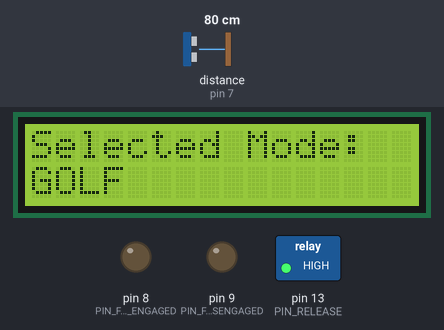
A sketch run on a simulated Arduino Uno, built with avr-gcc and run on an emulated ATmega328P. Shown: 16×2 character LCD, switched loads named in the sketch (green lamp = pin HIGH), output pins drawn as LEDs (lit = HIGH). The inputs (shaded band) are chosen by the test bench; at power-on: distance to the obstacle (sensor on pin 7) 80 cm. The echo pulse lasts 58.3 µs per cm; random numbers use the default seed unless the sketch sets one; EEPROM starts erased; pins used as bus, display or sensor lines are not drawn.

Above: at 3.2 s.
At 7.0 s:
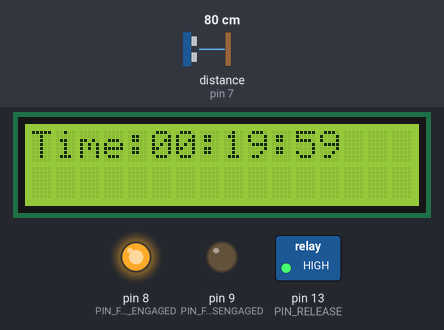
7.1 s: distance to the obstacle (sensor on pin 7) set to 12 cm
8.7 s: distance to the obstacle (sensor on pin 7) set to 9 cm
At 10.1 s:
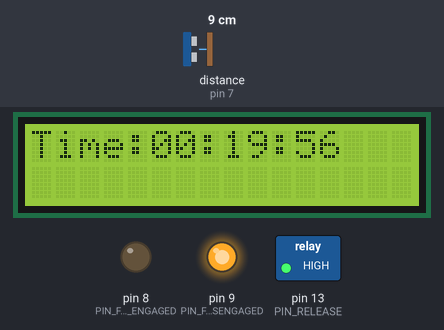
Timing chart, 0 to 11.7 s (numbered marks = the images above; inputs shaded):
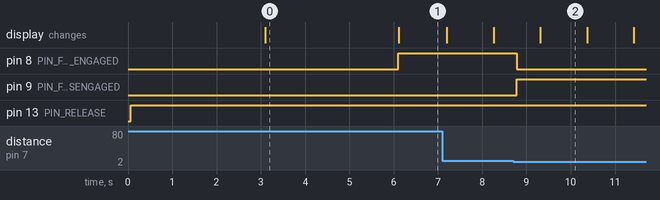

Measured:
- the behaviour switches between 11 and 10 cm on distance to the obstacle (sensor on pin 7) (found by bisection; images 1 and 2)
- after the input at 8.7 s, pin 8 (PIN_FEEDBACK_ENGAGED): HIGH → LOW after 0.08 s; pin 9 (PIN_FEEDBACK_DISENGAGED): LOW → HIGH after 0.08 s
- what the display in image 0 shows lasts 3.0 s, from 3.1 s to 6.1 s
- what the display in image 2 shows lasts 1.1 s, from 9.3 s to 10.4 s

The sketch:

Trainer_multi_test_Fixed.ino.ino
```cpp
#include <LiquidCrystal.h>
#include <stdarg.h>
#include <EEPROM.h>
//The-Random-User1

//Session Settings
//==================================================

//universal settings
static const uint32_t ENGAGED_DISTANCE=9; //in aprox cm
static const int32_t SESSION_TIME=1200L; //session time In Seconds (for modes that end on a timer)
static const int32_t SAFETY_SESSION_TIME=3600L; //max safe session time.
static const bool STROKE_ON_FORWARD=false; //does a stroke count as going forward or backward?

//mode-specific settings
static const uint32_t STOPWATCH_MODE_TOTAL_ENGAGE_TIME_TARGET=500L; //the total amount of time in seconds you intend on needing to engage.
static const uint32_t COUNTING_MODE_TOTAL_STROKES_TARGET=200L;      //the total number of strokes to complete.
static const bool GOLF_MODE_SHOW_SCORE=false;


//===================================================


//bt-device API
void bt_release_key();
uint32_t bt_measure_distance();
bool bt_check_engaged(uint32_t distance);
bool bt_measure_engaged_strict(bool& is_engaged);
bool bt_detect_stroke(bool is_engaged);

void bt_set_feedback(bool engaged);
struct bt_HoursMinutesSeconds{
  int h,m,s;
  bt_HoursMinutesSeconds(int32_t ms);
};
int32_t bt_session_timer();
bool bt_safety_check();
bool bt_lcd_printf(int row,const char* fmt,...);


LiquidCrystal lcd(12, 11, 5, 4, 3, 2);

//modes
void run_stopwatch_mode()
{
    const int32_t engaged_time_initial=STOPWATCH_MODE_TOTAL_ENGAGE_TIME_TARGET*1000L; //10 minutes; (TODO, config)
    const int32_t time_slice=100;
    int32_t engaged_time_left=engaged_time_initial;

    while(engaged_time_left > 0)
    {
    if(!bt_safety_check()) return;

        bool is_engaged;
    if(!bt_measure_engaged_strict(is_engaged)) { continue; } //if we're not certain about the engagement, start over the loop until we are..

    bt_set_feedback(is_engaged);

        if(is_engaged)
        {
            engaged_time_left-=time_slice;
        }

        lcd.clear();
        bt_lcd_printf(0,"%s","Time Left:");
    bt_HoursMinutesSeconds hms(engaged_time_left);
        bt_lcd_printf(1,"%02d:%02d:%02d",hms.h,hms.m,hms.s);

        delay(time_slice);
    }
}
void run_counting_mode()
{
  const int32_t session_strokes_expected=COUNTING_MODE_TOTAL_STROKES_TARGET;
    const int32_t time_slice=100;
    int32_t strokes_so_far=0;

    while(strokes_so_far < session_strokes_expected)
    {
    if(!bt_safety_check()) return;

    bool is_engaged;
    if(!bt_measure_engaged_strict(is_engaged)) { continue; }

    bt_set_feedback(is_engaged);

    if(bt_detect_stroke(is_engaged))
    {
      strokes_so_far++;
    }

        lcd.clear();
        bt_lcd_printf(0,"Strokes:");
    bt_lcd_printf(1,"%ld/%ld",strokes_so_far,session_strokes_expected);

    delay(time_slice);
    }
}
void run_golf_mode()
{
  const int32_t session_time_initial=SESSION_TIME*1000L;
    const int32_t time_slice=100;
    int32_t session_time_left=session_time_initial;
  uint32_t current_score=0;

    while(session_time_left > 0)
    {
    if(!bt_safety_check()) return;

        uint32_t score=bt_measure_distance();
        bool is_engaged=bt_check_engaged(score);

    current_score+=score;
        session_time_left-=time_slice;

        bt_set_feedback(is_engaged);

    lcd.clear();
    bt_HoursMinutesSeconds hms(session_time_left);
        bt_lcd_printf(0,"Time:%02d:%02d:%02d",hms.h,hms.m,hms.s);
    if(GOLF_MODE_SHOW_SCORE)
        {
      uint32_t tscore=current_score*time_slice/1000UL;
      bt_lcd_printf(1,"Score:%lu",tscore);
    }

    delay(time_slice);
    }

  lcd.clear();
  bt_lcd_printf(0,"Final Score:");
  current_score*=time_slice;
  current_score/=1000;
  bt_lcd_printf(1,"%ld",current_score);
  delay(4000);
}

typedef void (*mode_func)();
struct mode_info_t{
    const char* name;
    const char* short_name;
    mode_func run_func;
};

mode_info_t modes[]={
    {"Stopwatch Mode","STOPWATCH",run_stopwatch_mode},
    {"Counting Mode","COUNTING",run_counting_mode},
    {"Golf Mode","GOLF",run_golf_mode}
};
static const unsigned int NUM_MODES=1+sizeof(modes)/sizeof(mode_info_t); //random+fixed modes

#define PIN_TRIG 6
#define PIN_ECHO 7
#define PIN_FEEDBACK_ENGAGED 8
#define PIN_FEEDBACK_DISENGAGED 9
#define PIN_RELEASE 13

#define ROTATE_MODE_TIME_LIMIT 3000

#define RANDSEED_ADDRESS 4
#define NEXT_MODE_ADDRESS 8

void setup_random();
//======================================================================
void setup() {
    lcd.begin(16, 2);
    // you can now interact with the LCD, e.g.:
    Serial.begin(9600);
    pinMode(PIN_TRIG, OUTPUT);
    pinMode(PIN_ECHO, INPUT);
    pinMode (PIN_FEEDBACK_DISENGAGED, OUTPUT);
    pinMode (PIN_FEEDBACK_ENGAGED, OUTPUT);
    pinMode (PIN_RELEASE, OUTPUT);
    digitalWrite(PIN_RELEASE, HIGH);

    uint32_t mode_select;
  EEPROM.get(NEXT_MODE_ADDRESS,mode_select);
  mode_select %= (uint32_t)NUM_MODES;
  EEPROM.put(NEXT_MODE_ADDRESS,mode_select+1);

  bool is_random_mode= (mode_select==(NUM_MODES-1));
  if(is_random_mode)
  {
    lcd.clear();
    bt_lcd_printf(0,"Selected Mode:");
    bt_lcd_printf(1,"RANDOM");
    delay(ROTATE_MODE_TIME_LIMIT);
    setup_random();
    EEPROM.put(NEXT_MODE_ADDRESS,mode_select); //write back the selection "random" so it stays there.
    mode_select=random(NUM_MODES-1);
  }

    mode_info_t* cur_mode=&modes[mode_select];

    lcd.clear();
    bt_lcd_printf(0,"Selected Mode:");
    bt_lcd_printf(1,"%s",cur_mode->short_name);
    delay(ROTATE_MODE_TIME_LIMIT);

  if(!is_random_mode)
  {
    EEPROM.put(NEXT_MODE_ADDRESS,mode_select);
  }

  bt_session_timer();
    cur_mode->run_func();
}
//======================================================================
void loop() {
    bt_release_key();
    lcd.clear();
    bt_lcd_printf(0,"%s","RELEASED!");
    delay(1000);
}

void setup_random() //correctly initialize PRNG
{
  randomSeed(analogRead(0));
  int32_t cur_entropy=random(INT32_MAX);
  int32_t prev_entropy;
  EEPROM.get(RANDSEED_ADDRESS,prev_entropy);
  prev_entropy ^= cur_entropy;
  randomSeed(prev_entropy);
  int32_t next_seed=random(INT32_MAX);
  EEPROM.put(RANDSEED_ADDRESS,next_seed);
}

//low level interface
uint32_t bt_measure_distance(){
    // Start a new measurement:
    digitalWrite(PIN_TRIG, LOW);
    delayMicroseconds(2);
    digitalWrite(PIN_TRIG, HIGH);
    delayMicroseconds(10);
    digitalWrite(PIN_TRIG, LOW);
    uint32_t reading=pulseIn(PIN_ECHO, HIGH);
    reading*=35; //approximately 34/2000 ~= 35/2048
    reading>>=11;
    return reading;
}

bool bt_measure_engaged_strict(bool& is_engaged){
  const unsigned int num_strict_tests=8;
  bool target=bt_check_engaged(bt_measure_distance());
  for(unsigned int i=0;i<(num_strict_tests-1);i++)
  {
    if(bt_check_engaged(bt_measure_distance()) != target) return false;
  }
  is_engaged=target;
  return true;
}

void bt_release_key()
{
    digitalWrite(PIN_RELEASE, LOW);
}
bool bt_check_engaged(uint32_t dist)
{
    return  dist <= ENGAGED_DISTANCE;
}
void bt_set_feedback(bool engaged)
{
    if(engaged)
    {
        digitalWrite(PIN_FEEDBACK_ENGAGED,LOW);
        digitalWrite(PIN_FEEDBACK_DISENGAGED,HIGH);
    }
    else
    {
        digitalWrite(PIN_FEEDBACK_ENGAGED,HIGH);
        digitalWrite(PIN_FEEDBACK_DISENGAGED,LOW);
    }
}
bt_HoursMinutesSeconds::bt_HoursMinutesSeconds(int32_t ms):
  h(ms/3600000L),
  m((ms % 3600000)/60000),
  s((ms % 60000) / 1000)
{}
int32_t bt_session_timer()
{
  static int32_t session_start=(int32_t)millis();
  return millis()-session_start;
}
bool bt_safety_check()
{
  bool is_safe=bt_session_timer() < (SAFETY_SESSION_TIME*1000L);
  if(!is_safe)
  {
    bt_lcd_printf(0,"%s","MAXIMUM SAFE");
    bt_lcd_printf(1,"%s","DURATION REACHED");
    delay(3000);
  }
  return is_safe;
}
bool bt_lcd_printf(int row,const char* fmt,...)
{
  char outbuf[18];
  va_list argptr;
    va_start(argptr, fmt);
    vsnprintf(outbuf, sizeof(outbuf),fmt, argptr);
    va_end(argptr);
  row &= 0x1; //mod 2
  lcd.setCursor(0,row);
  lcd.print(outbuf);
}
bool bt_detect_stroke(bool is_engaged)
{
  static bool last_state=is_engaged;
  if(last_state==is_engaged) return false; //if the state is the same, there's no movement
  last_state=is_engaged;
  return STROKE_ON_FORWARD == is_engaged; //otherwise there's movement.  The stroke is detected if we're looking for the state we're in.
}
```
